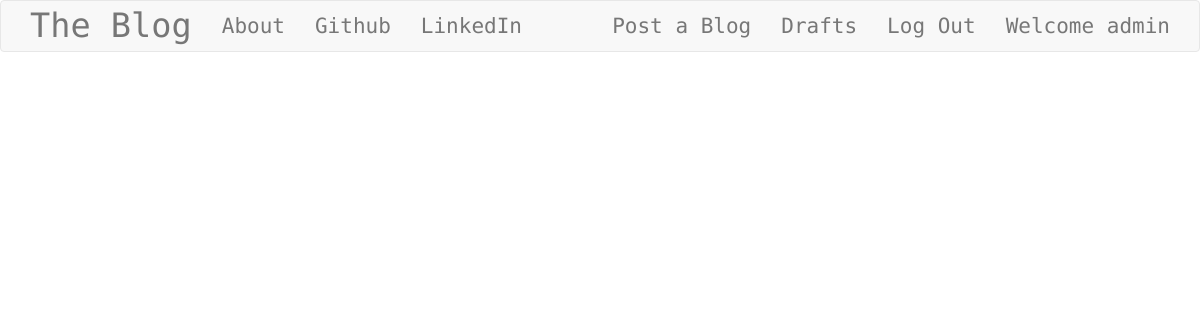
The app's page / (signed in), older data.
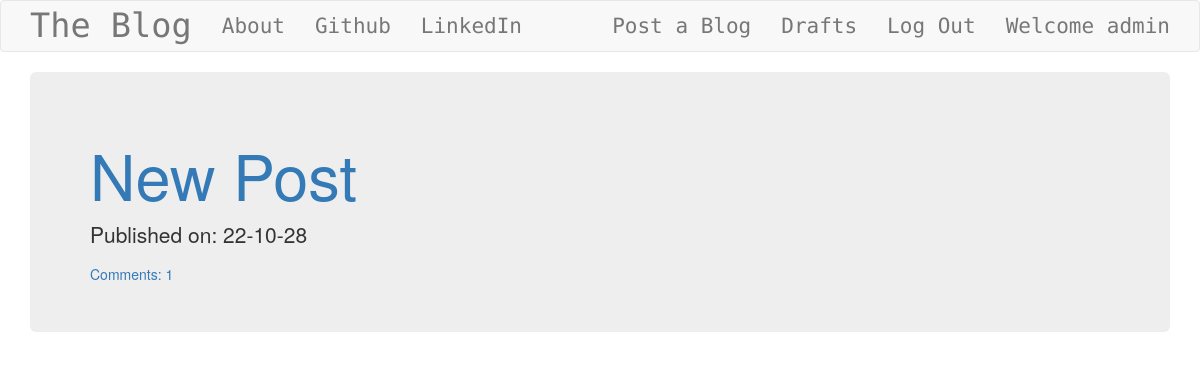
The same page, newer data.
### blog/models.py (models this page shows, shortened)
class Post(models.Model):
    author = models.ForeignKey('auth.User', on_delete=models.CASCADE)
    title = models.CharField(max_length=256)
    text = models.TextField()
    create_date = models.DateTimeField(default=timezone.now)
    published_date = models.DateTimeField(blank=True, null=True)
    def approve_comments(self):
        return self.comments.filter(approved_comment=True)

class Comment(models.Model):
    post = models.ForeignKey(
        'blog.Post', on_delete=models.CASCADE, related_name='comments')
    name = models.CharField(max_length=200)
    text = models.TextField()
    create_date = models.DateTimeField(default=timezone.now)
    approved_comment = models.BooleanField(default=False)

### blog/views.py (the view)
# urls.py: path('', views.PostListView.as_view(), name='post_list'),
class PostListView(ListView):
    model = Post
    def get_queryset(self):
        return Post.objects.filter(published_date__lte=timezone.now()).order_by('-published_date')

### blog/templates/blog/post_list.html
{% extends 'blog/base.html' %} {% block content %}
<div class="center-stage">
  {% for post in post_list %}
  <div class="jumbotron post">
    <h1><a href="{% url 'post_detail' post.id %}">{{post.title}}</a></h1>
    <div class="date">
      <p>Published on: {{post.published_date | date:"y-m-d"}}</p>
    </div>
    <a href="{% url 'post_detail' post.id %}">Comments: {{post.approve_comments|length}}</a>
  </div>
  {% endfor %}
</div>
{% endblock content %}

### blog/templates/blog/base.html (shortened to what this page needs)
<!DOCTYPE html>
{% load static %}
<html lang="en">
  <head>
    <link
      rel="stylesheet"
      href="https://cdn.jsdelivr.net/npm/bootstrap@3.4.1/dist/css/bootstrap.min.css"
    />
    <link
      rel="stylesheet"
      href="//cdn.jsdelivr.net/npm/medium-editor@latest/dist/css/medium-editor.min.css"
      type="text/css"
      media="screen"
      charset="utf-8"
    />
    <link rel="stylesheet" href="{% static 'css/style.css' %}" />
  </head>
  <body>
    <nav class="navbar navbar-default navfont custom-navbar">
      <div class="container">
        <ul class="nav navbar-nav">
          <li>
            <a href="{% url 'post_list' %}" class="navbar-brand bigbrand"
              >The Blog</a
            >
          </li>
          <li><a href="{% url 'about' %}" class="navbar-link">About</a></li>
          <li>
            <a href="https://www.github.com" class="navbar-link">Github</a>
          </li>
          <li>
            <a href="https://www.linkedin.com" class="navbar-link">LinkedIn</a>
          </li>
        </ul>
        <ul class="nav navbar-nav navbar-right">
          {% if user.is_authenticated %}
          <li><a href="{% url 'post_new' %}">Post a Blog</a></li>
          <li><a href="{% url 'post_draft_list' %}">Drafts</a></li>
          <li><a href="{% url 'logout' %}">Log Out</a></li>
          <li><a>Welcome {{user.username}}</a></li>
          {% else %}
          <li>
            <a href="{% url 'login' %}">
              <span class="glyphicon glyphicon-user"></span>
            </a>
          </li>
          {% endif %}
        </ul>
      </div>
    </nav>
    <div class="content container">
      <div class="row">
        <div class="col-md-12">
          <div class="blog_posts">
            {% block content %} {% endblock content %}
          </div>
        </div>
      </div>
    </div>
  </body>
</html>

### blog/static/css/style.css (style rules this page uses)
.navfont { font-family: "Roboto Mono", monospace; font-size: 1.5em; }
.bigbrand { font-size: 1.6em; }
.center-stage { margin: auto; }

Row changes from the older to the newer data that the page shows:
added Post: title "New Post", published_date "22-10-28", approve_comments|length "1"
